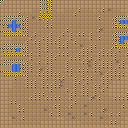

A 2D game scene composited from a Tiled map and its tileset images. What follows is a short description and the map's XML, with every tile layer's data as written:
An orthogonal 32x32 tile map with 4x4 px tiles, 1 tile layer (Tiles) and 3 objects (2x Right, Left).

<map version="1.5" tiledversion="2021.02.15" orientation="orthogonal" renderorder="right-down" width="32" height="32" tilewidth="4" tileheight="4" infinite="0" nextlayerid="10" nextobjectid="8">
 <editorsettings>
  <export target="test.json" format="json" />
 </editorsettings>
 <tileset firstgid="1" source="Tileset4.tsx" />
 <layer id="1" name="Tiles" width="32" height="32">
  <data encoding="csv">
536870923,2,2,2,2,2,2,2,2,2,536870923,13,2684354571,2,2,2,2,2,2,2,2,2,2,2,2,2,2,2,2,2,2,2,
2,2,2,2,2,2,2,2,2,2,536870923,13,2684354571,2,2,2,2,2,2,2,2,2,2,2,2,2,2,2,2,2,2,2,
2,2,2,2,2,2,2,2,3,3,536870923,13,2684354571,3,2,2,3,3,3,6,3,3,3,2,3,6,3,4,3,3,2,2,
2,2,2,2,6,3,3,3,3,3,2684354567,2684354567,2684354567,3,3,3,3,3,6,3,3,3,3,3,3,3,3,3,3,3,3,2,
2,11,11,11,11,11,7,3,4,6,1610612743,1610612743,1610612743,3,3,5,3,3,3,3,3,3,3,3,6,3,3,3,7,11,11,11,
12,12,12,19,12,13,7,3,3,3,3,6,3,3,3,3,3,3,3,3,3,3,3,3,3,3,3,3,7,13,19,19,
13,13,19,19,19,13,7,3,3,3,3,6,6,3,3,3,3,3,3,5,3,3,3,3,3,3,3,3,7,1073741835,1073741835,1073741835,
1073741836,1073741836,1073741836,19,1073741836,13,7,3,3,3,3,3,3,3,3,3,6,3,3,3,3,3,3,3,6,4,3,3,3,3,3,3,
2,1073741835,1073741835,1073741835,1073741835,1073741835,7,3,6,3,3,3,6,3,3,6,3,6,3,6,6,3,6,3,3,3,3,3,7,11,11,11,
2,2,2,3,3,3,3,6,5,3,6,6,6,3,6,3,3,6,3,3,3,3,6,3,6,3,3,3,7,13,19,19,
2,2,2,3,3,3,6,3,6,6,3,6,6,6,6,3,6,3,6,3,3,3,3,3,3,3,5,3,7,13,19,1073741836,
2,11,11,11,11,11,7,3,3,6,3,6,3,3,6,6,6,3,3,3,4,3,6,6,3,3,3,3,7,1073741835,1073741835,1073741835,
13,13,13,13,19,13,7,3,3,6,3,6,3,3,3,5,3,3,3,3,6,6,6,3,3,6,3,6,3,6,3,3,
2,1073741835,1073741835,1073741835,1073741835,1073741835,7,6,3,6,3,3,6,3,6,6,6,3,3,6,6,6,3,3,6,6,6,6,6,3,3,6,
2,2,3,3,3,3,3,6,3,3,3,6,6,6,3,3,3,6,6,6,3,6,6,3,6,3,3,3,6,3,3,3,
2,11,11,11,11,11,7,3,3,6,3,6,6,3,3,3,6,3,3,3,6,6,4,6,3,6,6,6,3,4,6,3,
12,12,12,19,19,13,7,6,3,3,3,3,6,3,3,3,6,3,3,3,3,3,4,6,6,6,6,6,3,6,6,2,
1073741836,1073741836,1073741836,19,19,13,7,6,3,6,4,6,6,3,3,3,6,6,3,6,6,6,3,6,6,3,3,6,6,3,3,2,
2,1073741835,1073741835,1073741835,1073741835,1073741835,7,3,3,6,6,6,6,6,6,3,3,6,3,3,6,3,3,3,3,4,6,6,6,6,6,2,
2,2,2,6,3,3,6,3,3,3,6,6,3,6,6,6,3,3,6,3,6,6,6,3,3,6,6,6,3,6,2,2,
2,2,2,3,3,3,6,6,6,3,6,3,3,6,3,4,3,3,6,6,3,6,3,3,3,6,6,3,2,2,2,2,
2,2,2,3,3,3,6,6,6,3,6,6,6,6,6,4,3,3,6,3,6,3,3,6,6,3,6,2,2,2,2,2,
2,2,3,3,5,3,3,3,3,3,3,3,6,3,3,3,6,3,6,3,6,6,3,6,3,6,3,2,2,2,2,2,
2,2,3,3,3,3,3,3,6,6,6,3,3,3,3,3,3,6,6,3,6,6,3,6,3,3,3,2,2,2,2,6,
2,2,3,3,3,3,3,6,6,6,3,6,6,6,6,3,3,6,3,3,3,3,6,4,6,3,3,3,6,6,6,6,
2,2,6,6,3,3,3,3,5,3,3,3,3,3,3,3,3,3,6,3,3,3,3,3,3,3,3,3,3,3,5,3,
2,2,3,3,6,3,3,3,3,3,3,3,3,6,6,3,3,6,3,3,3,4,3,3,3,3,3,3,3,3,6,3,
2,2,3,3,6,6,3,3,3,3,3,4,3,3,6,3,3,3,3,3,3,3,3,3,3,6,4,3,3,3,3,3,
2,2,3,3,3,3,3,3,3,3,3,3,6,3,6,3,3,4,3,3,3,4,6,3,3,3,3,6,3,6,3,3,
2,2,2,4,3,6,3,3,5,3,3,3,3,3,2,2,3,3,4,3,3,3,3,3,3,4,5,3,3,3,3,2,
2,2,2,3,3,3,3,3,3,3,2,2,2,2,2,2,2,2,2,2,3,3,3,3,3,3,3,6,6,3,2,2,
2,2,2,2,2,2,2,2,2,2,2,2,2,2,2,2,2,2,2,2,2,2,2,2,2,2,2,2,2,2,2,2
</data>
 </layer>
 <objectgroup id="6" name="Consumers">
  <object id="7" name="Out Pair" type="Left" x="120" y="20" width="8" height="4">
   <properties>
    <property name="Quantity" type="int" value="4" />
   </properties>
  </object>
 </objectgroup>
 <objectgroup id="5" name="Spawners">
  <object id="5" name="In Dot" type="Right" x="16" y="48" width="4" height="4">
   <properties>
    <property name="Quantity" type="int" value="5" />
    <property name="Timer" type="int" value="4" />
   </properties>
  </object>
  <object id="6" name="In Cross" type="Right" x="8" y="20" width="12" height="12">
   <properties>
    <property name="Quantity" type="int" value="5" />
    <property name="Timer" type="int" value="4" />
   </properties>
  </object>
 </objectgroup>
</map>